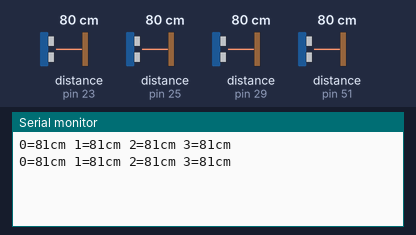
Bench run of a sketch on a simulated Arduino Uno, built with avr-gcc and run on an emulated ATmega328P. On the bench: the last lines printed to the serial monitor. The inputs (shaded band) are chosen by the test bench; at power-on: distance to the obstacle (sensors on pin 23, pin 25, pin 29, pin 51) 80 cm. The echo pulse lasts 58.3 µs per cm.

Above: at 1.2 s.
1.3 s: distance to the obstacle (sensor on pin 23) set to 2 cm
At 1.53 s:
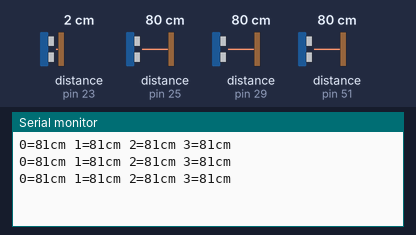
2.8 s: distance to the obstacle (sensor on pin 25) set to 2 cm
At 3.13 s:
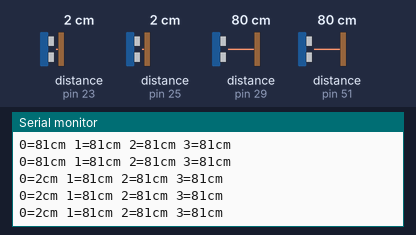
4.3 s: distance to the obstacle (sensor on pin 29) set to 2 cm
At 4.33 s:
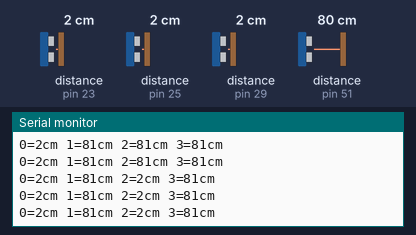
7.3 s: distance to the obstacle (sensor on pin 51) set to 2 cm
At 7.53 s:
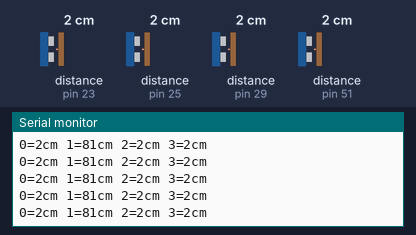
8.8 s: distance to the obstacle (sensor on pin 23) set to 4 cm
At 9.13 s:
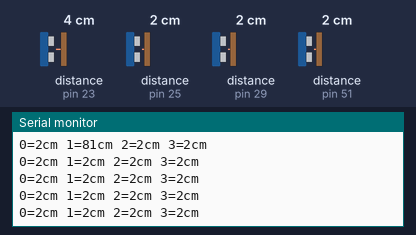
10.3 s: distance to the obstacle (sensor on pin 25) set to 120 cm
At 10.33 s:
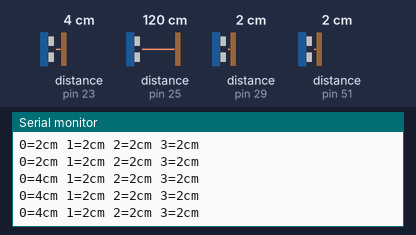
Timing chart, 0 to 13.3 s (numbered marks = the images above; inputs shaded):
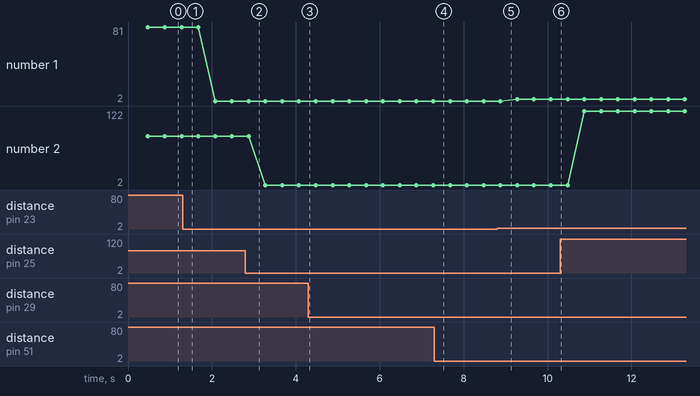

Measured:
- plotted number 1: 2 → 4 after the input at 8.8 s
- plotted number 2: 2 → 122 after the input at 10.3 s

The sketch:

SensorRead.ino
```cpp
#include <NewPing.h>

#define SONAR_NUM     4 // Number or sensors.
#define MAX_DISTANCE 300 // Max distance in cm.
#define PING_INTERVAL 100 // Milliseconds between pings.

unsigned long pingTimer[SONAR_NUM]; // When each pings.
unsigned int cm[SONAR_NUM]; // Store ping distances.
uint8_t currentSensor = 0; // Which sensor is active.

NewPing sonar[SONAR_NUM] = { // Sensor object array.
  NewPing(22, 23, MAX_DISTANCE), //depan
  NewPing(50, 51, MAX_DISTANCE), //kanan depan
  NewPing(24, 25, MAX_DISTANCE), //kiri depan
//  NewPing(48, 49, MAX_DISTANCE), //kanan belakang
//  NewPing(26, 27, MAX_DISTANCE), //kiri belakang
  NewPing(28, 29, MAX_DISTANCE), //belakang
//  NewPing(30, 31, MAX_DISTANCE) //capit
};

void setup() {
  Serial.begin(9600);
  pingTimer[0] = millis() + 75; // First ping start in ms.
  for (uint8_t i = 1; i < SONAR_NUM; i++)
  pingTimer[i] = pingTimer[i - 1] + PING_INTERVAL;
}

void loop() {
  for (uint8_t i = 0; i < SONAR_NUM; i++) {
    if (millis() >= pingTimer[i]) {
      pingTimer[i] += PING_INTERVAL * SONAR_NUM;
      if (i == 0 && currentSensor == SONAR_NUM - 1)
         oneSensorCycle(); // Do something with results.
      sonar[currentSensor].timer_stop();
      currentSensor = i;
      cm[currentSensor] = 0;
      sonar[currentSensor].ping_timer(echoCheck);
    }
  }
  // The rest of your code would go here.
}
void echoCheck() { // If ping echo, set distance to array.
  if (sonar[currentSensor].check_timer())
    cm[currentSensor] = sonar[currentSensor].ping_result / US_ROUNDTRIP_CM;
}

void oneSensorCycle() { // Do something with the results.
  for (uint8_t i = 0; i < SONAR_NUM; i++) {
    Serial.print(i);
    Serial.print("=");
    Serial.print(cm[i]);
    Serial.print("cm ");
  }
  Serial.println();
}
```
